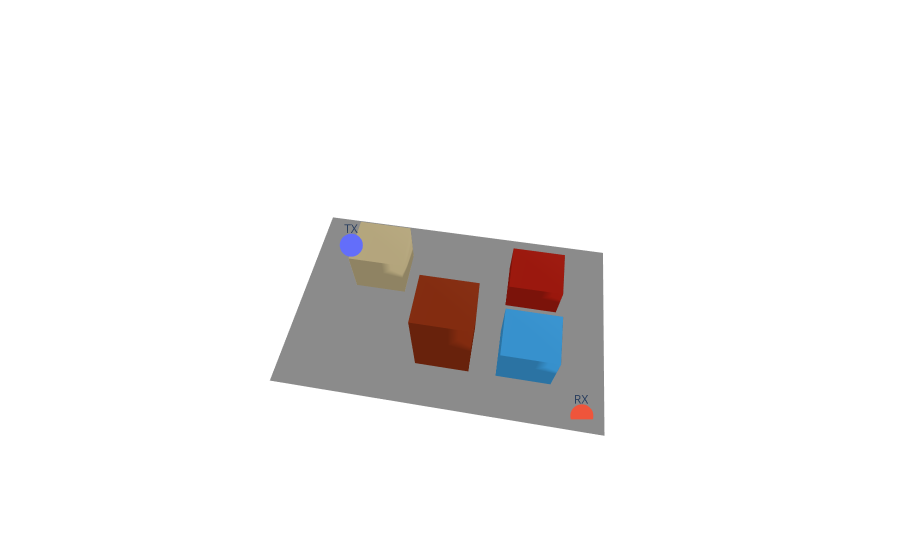

The cell this chart's notebook holds for it:
### Markdown cell above
Below, we demonstrate how to generate (and plot) a random scene.

### Code cell
key_example = jr.key(1234)
scene = random_scene(key=key_example)
bounds = BASE_SCENE.mesh.object_bounds
s,e=bounds[3]
scene = eqx.tree_at(lambda s: s.mesh.mask, scene,scene.mesh.mask.at[s:e].set(False))
fig = scene.plot(showlegend=False,tx_kwargs=dict(labels=["TX"]),rx_kwargs=dict(labels=["RX"]))
fig.update_scenes(xaxis_visible=False, yaxis_visible=False,zaxis_visible=False )
fig.update_layout(scene_camera_eye=dict(x=.2, y=-1.2, z=2))
fig.update_layout(paper_bgcolor="rgba(0,0,0,0)", plot_bgcolor="rgba(0,0,0,0)")
import plotly
plotly.io.write_image(fig, "random_scene.png", format="png", scale=6)
fig
